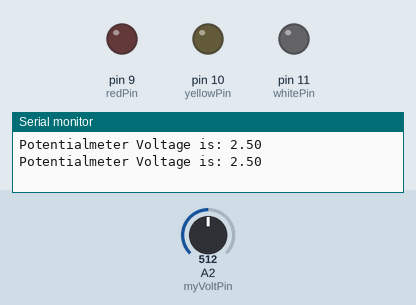
Recording of a sketch running on a simulated Arduino Uno, built with avr-gcc and run on an emulated ATmega328P. Parts: output pins drawn as LEDs (lit = HIGH), the last lines printed to the serial monitor. Inputs (shaded band) come from the test bench; at power-on: A2 (myVoltPin) = 512.

Above: at 1.8 s.
1.9 s: A2 (myVoltPin) set to 607
3.4 s: A2 (myVoltPin) set to 625
At 4.7 s:
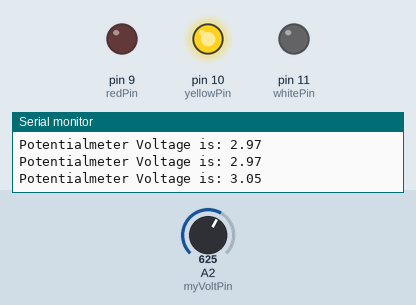
5.5 s: A2 (myVoltPin) set to 808
7.2 s: A2 (myVoltPin) set to 827
At 9.0 s:
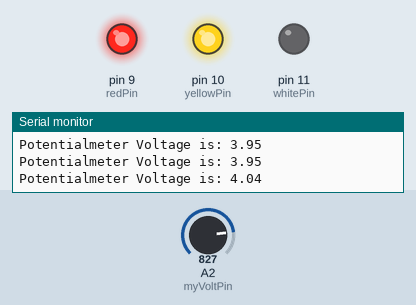
9.5 s: A2 (myVoltPin) set to 306
At 10.6 s:
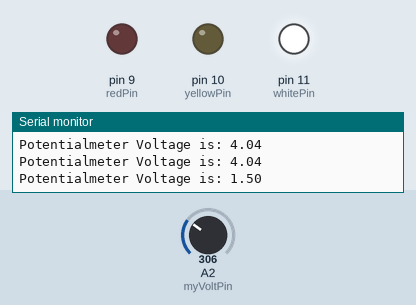
11.5 s: A2 (myVoltPin) set to 716
At 13.4 s:
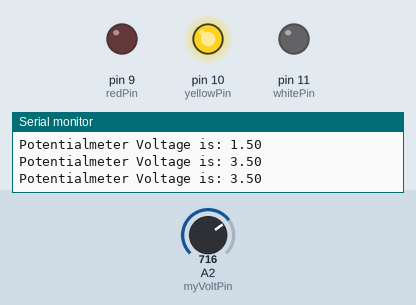
Timing chart, 0 to 14.5 s (numbered marks = the images above; inputs shaded):
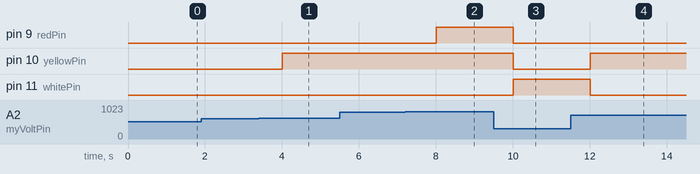

The sketch:

potentiometer_with_Leds.ino
```cpp
int myVoltPin = A2;
int readVal;
float V2;
int redPin = 9;
int yellowPin = 10;
int whitePin = 11;
int delayT=1000;
void setup() {
  // put your setup code here, to run once:
  Serial.begin(9600);
  pinMode(myVoltPin,INPUT);
  pinMode(redPin,OUTPUT);
  pinMode(yellowPin,OUTPUT);
   pinMode(whitePin,OUTPUT);
}

void loop() {
  // put your main codede here, to run repeatedly:
  readVal = analogRead(myVoltPin);
  V2 = (5./1023.)*readVal;
  Serial.print("Potentialmeter Voltage is: ");
  Serial.println(V2);
  if(V2<5.0 && V2>4.0){
    digitalWrite(redPin,HIGH);
    digitalWrite(whitePin,LOW);
  }
  if(V2<4.0 && V2>3.00){
    digitalWrite(yellowPin,HIGH);
    digitalWrite(redPin,LOW);
        digitalWrite(whitePin,LOW);
  }
  if(V2<1.0 || V2<2.00){
    digitalWrite(yellowPin,LOW);
    digitalWrite(redPin,LOW);
    digitalWrite(whitePin,HIGH);
  }
  delay(delayT);
}
```

Measured:
- the behaviour switches between 613 and 614 on A2 (myVoltPin) (found by bisection; images 0 and 1)
- the behaviour switches between 818 and 819 on A2 (myVoltPin) (found by bisection; images 1 and 2)
- after the input at 3.4 s, pin 10 (yellowPin): LOW → HIGH after 0.60 s
- after the input at 7.2 s, pin 9 (redPin): LOW → HIGH after 0.81 s
- after the input at 9.5 s, pin 9 (redPin), pin 10 (yellowPin): HIGH → LOW after 0.51 s; pin 11 (whitePin): LOW → HIGH after 0.51 s
- after the input at 11.5 s, pin 10 (yellowPin): LOW → HIGH after 0.51 s; pin 11 (whitePin): HIGH → LOW after 0.51 s
